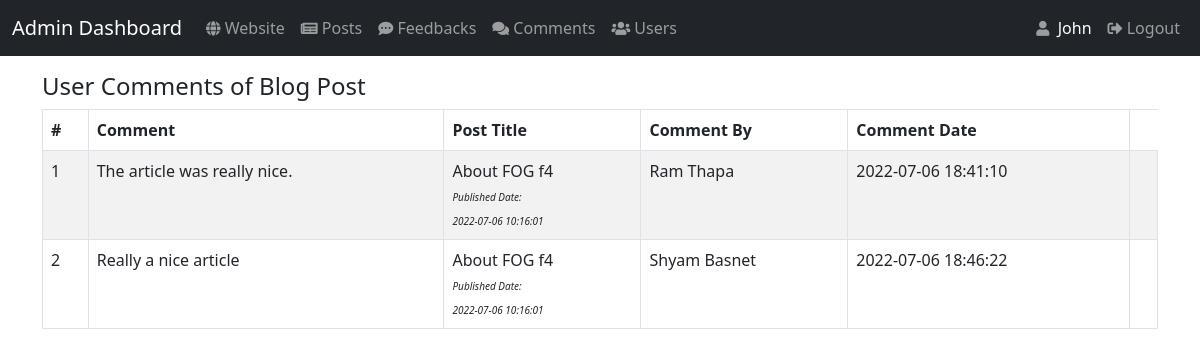
Before: /admin/comment.php (signed in) with the older database file.
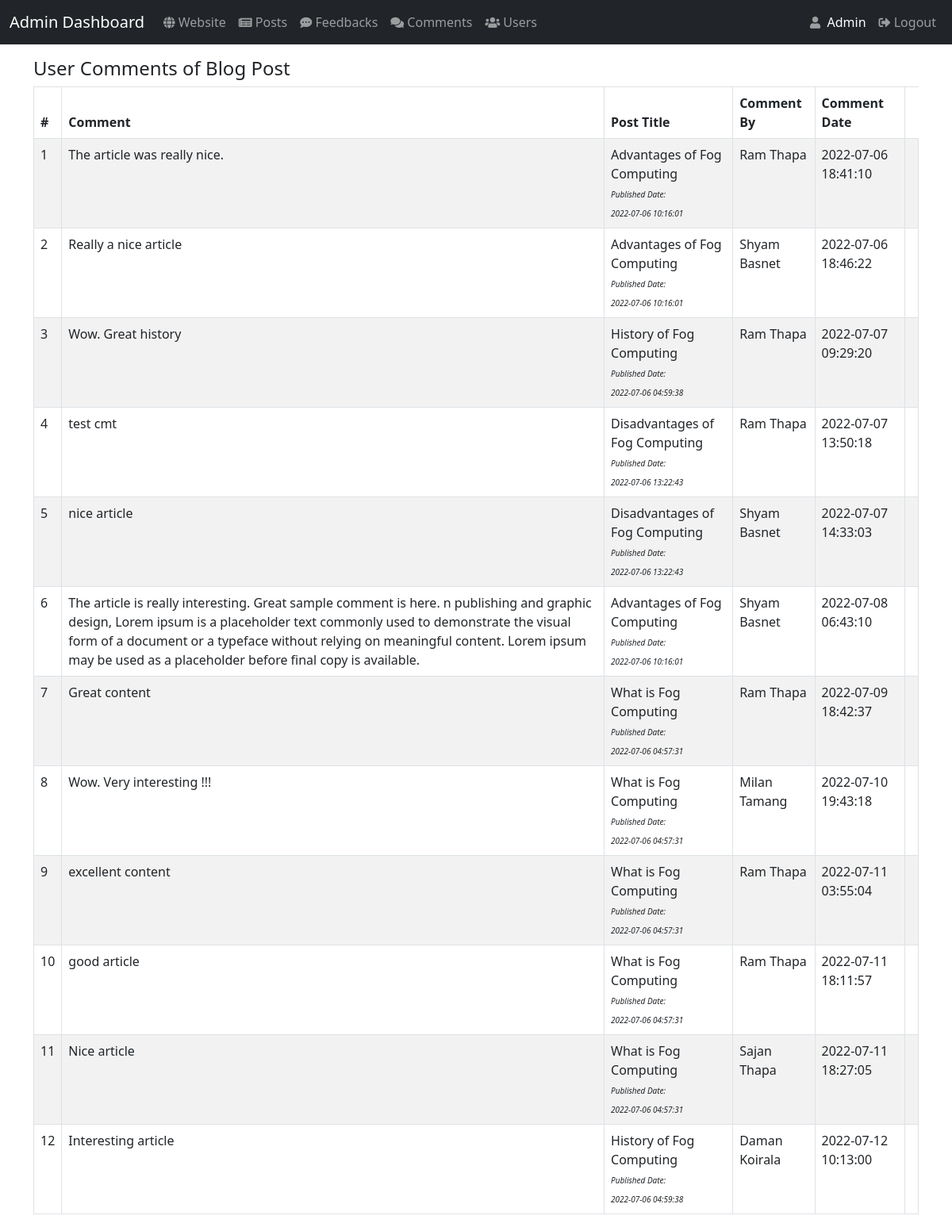
After: the same page with the newer database file.
### tables this page shows
CREATE TABLE `comment` (
  `comment_id` int(11) NOT NULL,
  `comment_detail` text NOT NULL,
  `post_id` int(11) NOT NULL,
  `user_id` int(11) NOT NULL,
  `created_date` datetime NOT NULL
);

CREATE TABLE `post` (
  `post_id` int(11) NOT NULL,
  `post_title` varchar(255) NOT NULL,
  `post_desc` text NOT NULL,
  `image_path` varchar(255) NOT NULL,
  `created_date` datetime NOT NULL
);

CREATE TABLE `user` (
  `user_id` int(11) NOT NULL,
  `user_fname` varchar(150) NOT NULL,
  `user_lname` varchar(150) NOT NULL,
  `user_email` varchar(200) NOT NULL,
  `user_pwd` varchar(60) NOT NULL,
  `user_role` varchar(50) DEFAULT NULL,
  `created_date` datetime DEFAULT NULL
);

### admin/comment.php (the view, shortened to what the changed rows need)
<?php
    require_once "../config/db_config.php";
    include 'admin-includes/header-ad.php';
    $sql = "SELECT * FROM comment";
?>
<div class="wrapper">
    <div class="container">
        <?php
        if($result = mysqli_query($conn, $sql)){
            if(mysqli_num_rows($result) > 0){
                echo '<table class="table table-bordered table-striped table-responsive">';
                    echo "<thead>";
                        echo "<tr>";
                            echo "<th>#</th>";
                            echo "<th>Comment</th>";
                            echo "<th>Post Title</th>";
                            echo "<th>Comment By</th>";
                            echo "<th>Comment Date</th>";
                        echo "</tr>";
                    echo "</thead>";
                    echo "<tbody>";
                    $counter = 1;
                    while($row = mysqli_fetch_array($result)){
                        $userId = $row['user_id'];
                        $postId = $row['post_id'];
                        $query = "SELECT user_fname, user_lname FROM user WHERE user_id = ?";
                        $stmt1 = mysqli_prepare($conn, $query);
                        mysqli_stmt_bind_param($stmt1, 'i', $userId);
                        mysqli_stmt_execute($stmt1);
                        $result1 = mysqli_stmt_get_result($stmt1);
                        $row1 = mysqli_fetch_array($result1);
                        $fname = $row1['user_fname'];
                        $lname = $row1['user_lname'];
                        $query = "SELECT post_title, created_date FROM post WHERE post_id = ?";
                        $stmt1 = mysqli_prepare($conn, $query);
                        mysqli_stmt_bind_param($stmt1, 'i', $postId);
                        mysqli_stmt_execute($stmt1);
                        $result1 = mysqli_stmt_get_result($stmt1);
                        $row1 = mysqli_fetch_array($result1);
                        $postTitle = $row1['post_title'];
                        $postDate = $row1['created_date'];
                        echo "<tr>";
                            echo "<td>" . $counter . "</td>";
                            echo "<td>" . $row['comment_detail'] . "</td>";
                            echo "<td>" . $postTitle. "<br><i style='font-size:10px';>Published Date:<br>".$postDate . "</i>". "</td>";
                            echo "<td>" . $fname. " " . $lname. "</td>";
                            echo "<td>" . $row['created_date'] . "</td>";
                            echo "<td>";
                            echo "</td>";
                        echo "</tr>";
                        $counter = $counter + 1;
                    }
                    echo "</tbody>";
                echo "</table>";
            } else{
                echo '<div class="alert alert-danger"><em>No records were found.</em></div>';
            }
        } else{
            echo "Oops! Something went wrong. Please try again later.";
        }
        ?>
    </div>
</div>
<?php
    include 'admin-includes/footer-ad.php';
?>

### admin/admin-includes/header-ad.php (shortened to what the changed rows need)
<!DOCTYPE html>
<html lang="en">
<head>
    <link rel="stylesheet" href="../css/bootstrap.min.css">
    <link rel="stylesheet" href="../css/all.min.css">
    <link rel="stylesheet" href="../css/fontawesome.min.css">
</head>
<body>
    <nav class="navbar navbar-expand-lg navbar-dark bg-dark">
        <div class="container-fluid">
            <div class="collapse navbar-collapse" id="navbarNavAltMarkup">
                <div class="navbar-nav ms-auto">
                    <a class="nav-link active" href="#"><?php
                            if(isset($_SESSION["username"])){
                                echo '<i class="fas fa-user" style="font-size: 15px; padding-bottom:-5px; color:#9b9d9e;"></i>&nbsp; '. $_SESSION["username"];
                            }
                        ?></a>
                    <a class="nav-link" href="../includes/logout.inc.php"><i class="fas fa-sign-out-alt" style="font-size: 15px; padding-bottom:-5px; color:#9b9d9e;"></i>&nbsp;Logout</a>
                </div>
            </div>
        </div>
    </nav>

Changed rows visible on the page:
changed through a linked row, comment "The article was really nice.": post.post_title "About FOG f4" → "Advantages of Fog Computing"
changed through a linked row, comment "Really a nice article": post.post_title "About FOG f4" → "Advantages of Fog Computing"
added comment: comment_detail "Wow. Great history", post.post_title "History of Fog Computing", post.created_date "2022-07-06 04:59:38", user.user_fname "Ram", user.user_lname "Thapa", created_date "2022-07-07 09:29:20"
added comment: comment_detail "test cmt", post.post_title "Disadvantages of Fog Computing", post.created_date "2022-07-06 13:22:43", user.user_fname "Ram", user.user_lname "Thapa", created_date "2022-07-07 13:50:18"
added comment: comment_detail "nice article", post.post_title "Disadvantages of Fog Computing", post.created_date "2022-07-06 13:22:43", user.user_fname "Shyam", user.user_lname "Basnet", created_date "2022-07-07 14:33:03"
added comment: comment_detail "The article is really interesting. Great sample comment is here. n publishing and graphic design, Lorem ipsum is a placeholder text commonly used to demonstrate the visual form of a document or a typeface without relying on meaningful content. Lorem ipsum may be used as a placeholder before final copy is available.", post.post_title "Advantages of Fog Computing", post.created_date "2022-07-06 10:16:01", user.user_fname "Shyam", user.user_lname "Basnet", created_date "2022-07-08 06:43:10"
added comment: comment_detail "Great content", post.post_title "What is Fog Computing", post.created_date "2022-07-06 04:57:31", user.user_fname "Ram", user.user_lname "Thapa", created_date "2022-07-09 18:42:37"
added comment: comment_detail "Wow. Very interesting !!!", post.post_title "What is Fog Computing", post.created_date "2022-07-06 04:57:31", user.user_fname "Milan", user.user_lname "Tamang", created_date "2022-07-10 19:43:18"
added comment: comment_detail "excellent content", post.post_title "What is Fog Computing", post.created_date "2022-07-06 04:57:31", user.user_fname "Ram", user.user_lname "Thapa", created_date "2022-07-11 03:55:04"
added comment: comment_detail "good article", post.post_title "What is Fog Computing", post.created_date "2022-07-06 04:57:31", user.user_fname "Ram", user.user_lname "Thapa", created_date "2022-07-11 18:11:57"
added comment: comment_detail "Nice article", post.post_title "What is Fog Computing", post.created_date "2022-07-06 04:57:31", user.user_fname "Sajan", user.user_lname "Thapa", created_date "2022-07-11 18:27:05"
added comment: comment_detail "Interesting article", post.post_title "History of Fog Computing", post.created_date "2022-07-06 04:59:38", user.user_fname "Daman", user.user_lname "Koirala", created_date "2022-07-12 10:13:00"
Other visible differences:
$_SESSION["username"]: "John" → "Admin"
